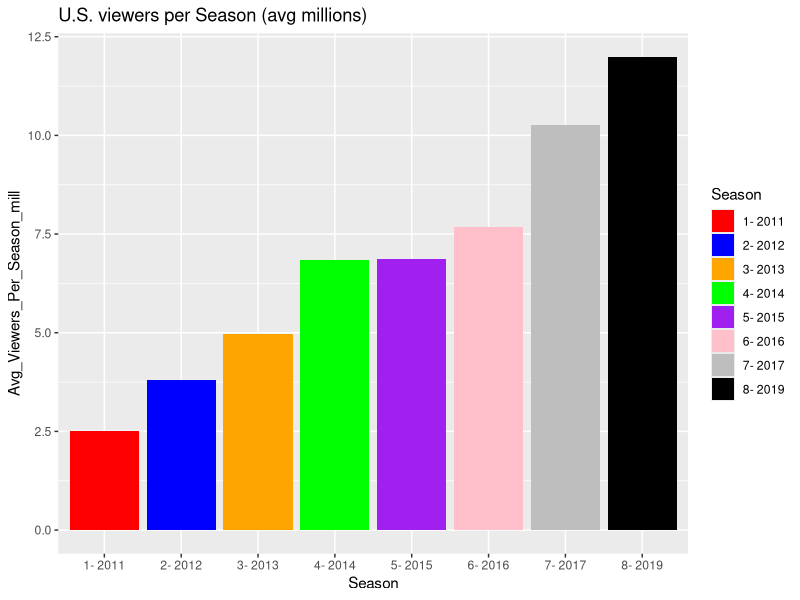

Here is the R script that generated this plot:
## ---- chunk 1
library(ggplot2)
GOT <- data.frame(
  Season = c("1- 2011", "2- 2012", "3- 2013", "4- 2014", "5- 2015", "6- 2016", "7- 2017", "8- 2019"), Avg_Viewers_Per_Season_mill = c(2.52, 3.8, 4.97, 6.84, 6.88, 7.69, 10.26, 11.99))

## ---- chunk 2
GOT_VIEWS <- ggplot(GOT, aes(x = Season, y = Avg_Viewers_Per_Season_mill, fill= Season))+
  geom_bar(stat = "identity")

GOT_VIEWS + scale_fill_manual(values = c("red", "blue", "orange", "green", "purple", "pink", "grey", "black")) + labs(title = "U.S. viewers per Season (avg millions)", x = "Season", y = "Avg_Viewers_Per_Season_mill")
